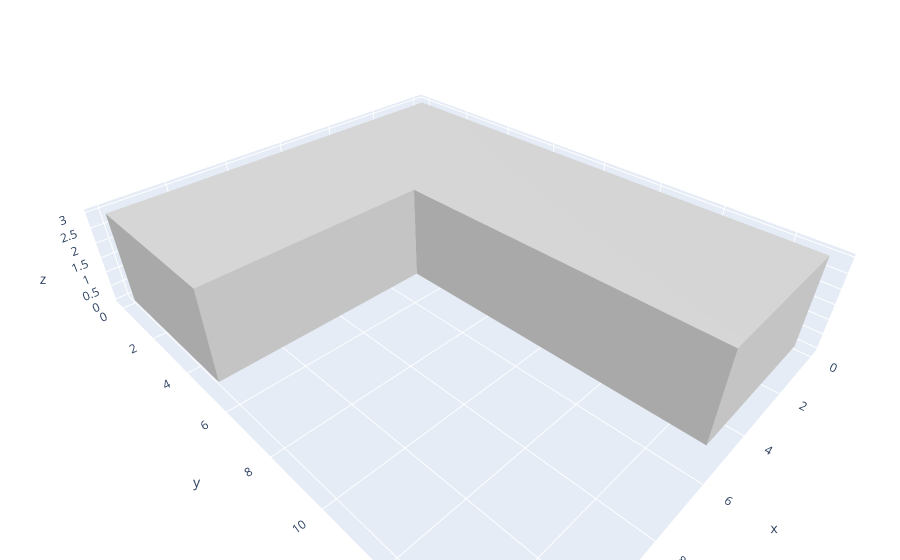

Notebook source saved alongside this figure:
### Code cell
import plotly.graph_objects as go

def show_mesh(mesh):
    v, f = mesh.vertices, mesh.faces
    fig = go.Figure(data=[go.Mesh3d(
        x=v[:, 0], y=v[:, 1], z=v[:, 2],
        i=f[:, 0], j=f[:, 1], k=f[:, 2],
        color="lightgray", flatshading=True,
    )])
    fig.update_layout(scene=dict(aspectmode="data"), margin=dict(l=0, r=0, t=0, b=0))
    fig.show()

path = "../data/test_lshape.obj"   # замените на имя вашего файла
show_mesh(trimesh.load(path, force="mesh"))

### Figure 1 — Plotly figure (JSON) as saved in the notebook; plotly's stock layout.template omitted (floating-point values rounded to 4 significant figures)
{"data": [{"color": "lightgray", "flatshading": true, "i": [1, 4, 0, 2, 1, 5, 5, 3, 6, 2, 6, 7, 3, 10, 2, 8, 3, 11, 11, 9, 12, 8, 12, 13], "j": [3, 1, 3, 4, 7, 1, 7, 7, 4, 7, 5, 5, 9, 3, 9, 10, 13, 3, 13, 13, 10, 13, 11, 11], "k": [0, 0, 2, 0, 3, 4, 1, 2, 2, 6, 4, 6, 2, 2, 8, 2, 9, 10, 3, 8, 8, 12, 10, 12], "type": "mesh3d", "x": [0.0, 0.0, 0.0, 0.0, 12.0, 12.0, 12.0, 12.0, 0.0, 0.0, 5.0, 5.0, 5.0, 5.0], "y": [0.0, 0.0, 5.0, 5.0, 0.0, 0.0, 5.0, 5.0, 15.0, 15.0, 5.0, 5.0, 15.0, 15.0], "z": [0.0, 3.0, 0.0, 3.0, 0.0, 3.0, 0.0, 3.0, 0.0, 3.0, 0.0, 3.0, 0.0, 3.0]}], "layout": {"margin": {"b": 0, "l": 0, "r": 0, "t": 0}, "scene": {"aspectmode": "data"}}}
